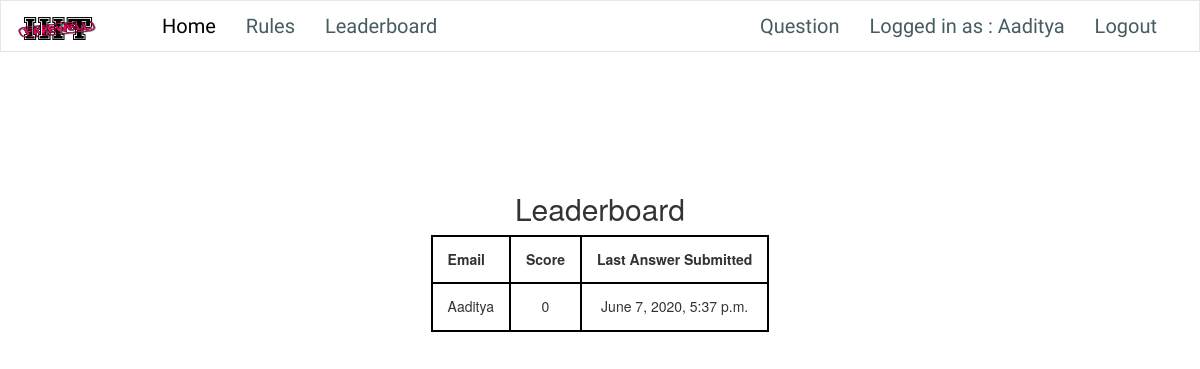
The app's page /leaderboard/ (signed in) with its own data.
### treasurehunt/models.py (models this page shows, shortened)
class UserProfile(AbstractBaseUser, PermissionsMixin):
    email = models.EmailField(max_length=255, unique=True)
    name = models.CharField(max_length=255)
    is_active = models.BooleanField(default=True)
    is_staff = models.BooleanField(default=False)
    objects = UserProfileManager()
    USERNAME_FIELD = 'email'
    REQUIRED_FIELDS = ['name']

class Score(models.Model):
    user = models.OneToOneField(UserProfile, on_delete=models.CASCADE)
    score = models.PositiveIntegerField(default=0)
    last_answer = models.DateTimeField(auto_now=True)

### treasurehunt/views.py (the view)
# urls.py: path('leaderboard/', views.leaderboard, name='leaderboard')
def leaderboard(request):
    leader = models.Score.objects.all().order_by('-score', 'last_answer')
    if len(leader) >= 30:
        user_name = []
        for x in leader[:30]:
            user_name.append((x.user.name, x.score, x.last_answer))
        return render(request, 'treasurehunt/leaderboard.html', {
            'flag': 0,
            'user_name': user_name,
        })
    else:
        user_name = []
        for x in leader:
            user_name.append((x.user.name, x.score, x.last_answer))
        return render(request, 'treasurehunt/leaderboard.html', {
            'user_name': user_name,
        })

### treasurehunt/templates/treasurehunt/leaderboard.html
{% extends "treasurehunt/base.html" %}
{% block content %}
{% load static %}
<br><br><br><br><br>
<div class="container leader" style="background : white;">
    <center>
        <strong>
            <h2>Leaderboard</h2>
        </strong>
    </center>
    <center>
        <h5>
            <table style="border: 2px solid black;">
                <tr>
                    <th style="border: 2px solid black;padding: 15px;">Email</th>
                    <th style="border: 2px solid black;padding: 15px;">Score</th>
                    <th style="border: 2px solid black;padding: 15px;">Last Answer Submitted</th>
                </tr>
                {% for x,y,z in user_name  %}
                <tr>
                    <td style="border: 2px solid black; text-align :center;padding: 15px;">{{x}}</td>
                    <td style="border: 2px solid black;text-align :center;padding: 15px;">{{y}}</td>
                    <td style="border: 2px solid black;text-align :center;padding: 15px;">{{z}}</td>
                </tr>
                {% endfor %}
            </table>
        </h5>
    </center>
</div>
{% endblock content %}

### treasurehunt/templates/treasurehunt/base.html (shortened to what this page needs)
<!DOCTYPE html>
{% load static %}
<!DOCTYPE html>
<html lang="en">
<head>
    <link rel="stylesheet" href="https://maxcdn.bootstrapcdn.com/font-awesome/4.7.0/css/font-awesome.min.css">
    <link rel="stylesheet" href="https://maxcdn.bootstrapcdn.com/bootstrap/3.3.7/css/bootstrap.min.css">
    <link rel="stylesheet" href="{% static 'styles/style.css'%}">
</head>
<body>
    <nav class="navbar navbar-default navbar-expand-lg navbar-light">
        <div class="container">
            <div class="navbar-header d-flex col">
                <a href="{% url 'treasurehunt:index' %}" class="navbar-brand"><img src="{% static 'images/logo.jpg'%}"
                        height=25vh width=80vw></img></a>
            </div>
            <div id="navbarCollapse" class="collapse navbar-collapse justify-content-start">
                <ul class="nav navbar-nav">
                    <li class="nav-item active"><a href="{% url 'treasurehunt:index' %}" class="nav-link">Home</a></li>
                    <li class="nav-item"><a href="{% static 'files/Rules.pdf'%}" target="_blank"
                            rel="noopener noreferrer">Rules</a></li>
                    <li class="nav-item"><a href="{% url 'treasurehunt:leaderboard' %}">Leaderboard</a></li>
                </ul>
                {% if user.is_authenticated %}
                <ul class="nav navbar-nav navbar-right ml-auto">
                    <li class="nav-item"><a href="{% url 'treasurehunt:question' %}">Question</a></li>
                    <li class="nav-item"><a href="#" style="text-transform: none;">Logged in as : {{user.name}}
                        </a></li>
                    <li class="nav-item"><a href="{% url 'treasurehunt:logout' %}">Logout</a></li>
                </ul>
                {% endif %}
            </div>
        </div>
    </nav>
    {% block content %}
    {% endblock content %}
</body>
</html>

### treasurehunt/static/styles/style.css (style rules this page uses)
body { background-image: url("../images/backgif.gif"); background-repeat: no-repeat; background-attachment: fixed; background-position: center; background-size:100% 100%; }
.navbar a { font-family: 'Metal Mania', cursive; }
.navbar-header.col { padding: 0 !important; }
.navbar { background: #fff; padding-left: 16px; padding-right: 16px; border-bottom: 1px solid #dfe3e8; border-radius: 0; }
.navbar .navbar-brand { font-size: 20px; padding-left: 0; padding-right: 50px; }
.navbar ul.nav li a { font-size:20px; color: #455c61; }
.navbar ul.nav li.active > a, .navbar ul.nav li.open > a { color: #000 !important; background: transparent !important; }

### records on screen
UserProfile: name "Aaditya", user_name "Aaditya"
Score: user_name "June 7, 2020, 5:37 p.m."

### other values on screen
{{ y }} "0"
